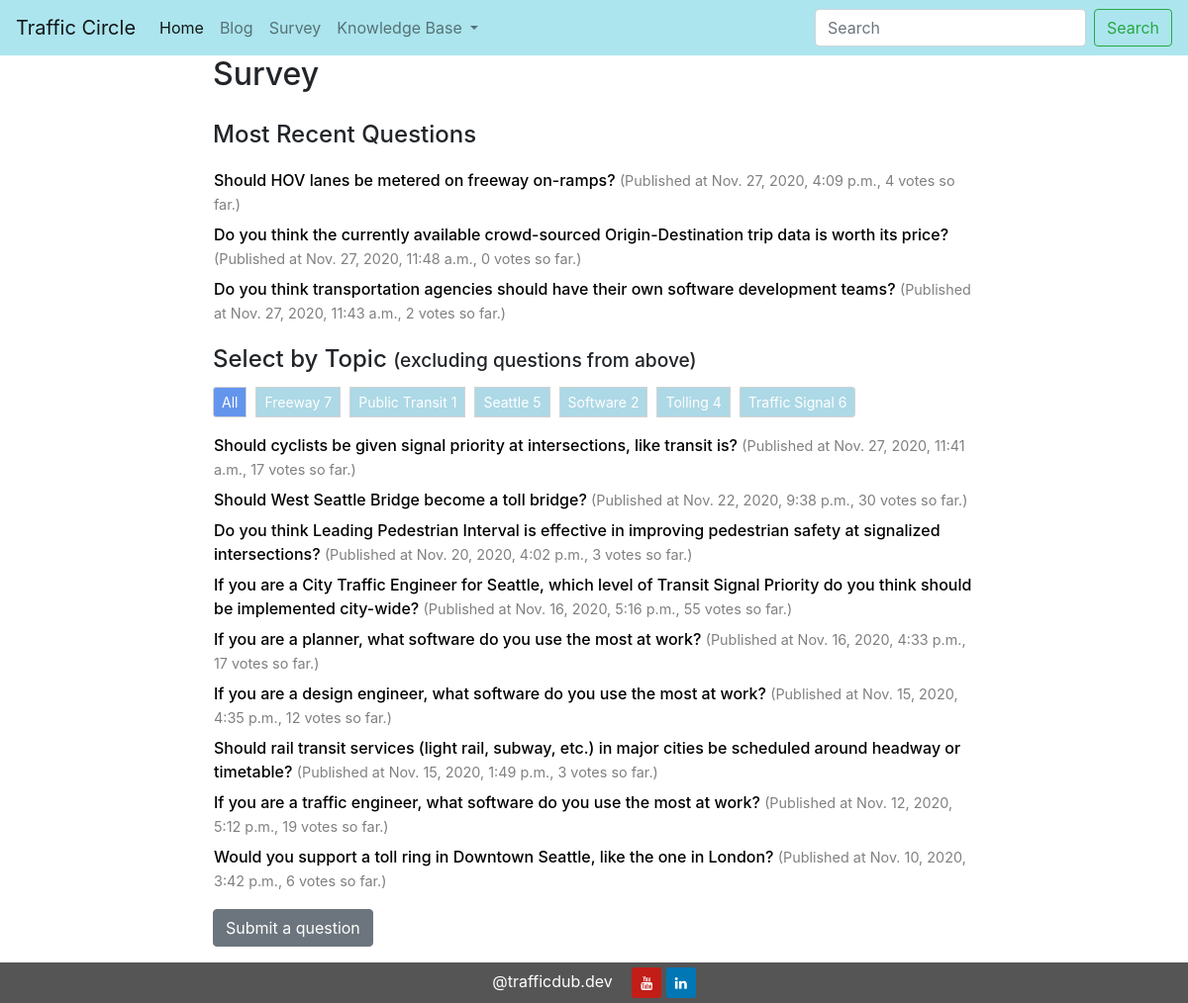
Screenshot of /polls/ with the database file from the repository.
### polls/models.py (models this page shows, shortened)
class Question(models.Model):
    question_text = models.CharField(max_length=200)
    pub_date = models.DateTimeField('date published')
    topic = models.ManyToManyField(Topic, related_name='questions')
    def was_published_recently(self):
        now = timezone.now()
        return now - dt.timedelta(days=14) <= self.pub_date <= now
    was_published_recently.admin_order_field = 'pub_date'
    was_published_recently.boolean = True
    was_published_recently.short_description = 'Published recently?'

class Topic(models.Model):
    topic_text = models.CharField(max_length=64, blank=True)
    def __str__(self):
        return self.topic_text

### polls/views.py (the view)
# urls.py: path('', views.IndexView.as_view(), name='index'),
class IndexView(generic.ListView):
    template_name = 'polls/index.html'
    context_object_name = 'all_questions'
    def get_queryset(self):
        return Question.objects.order_by('-pub_date')
    def get_context_data(self, **kwargs):
        context = super(IndexView,self).get_context_data(**kwargs)
        context['votes'] = Choice.objects.values('question').annotate(total_vote=Sum('votes'))
        context['topics'] = Topic.objects.order_by('topic_text')
        return context

### polls/templatetags/polls_extras.py (called while the page is built)
@register.filter(name='get_total_vote_by_q_id')
def get_total_vote_by_q_id(choices_set, id):
    return choices_set.filter(question=id)[0]['total_vote']

@register.filter(name='get_recent_questions')
def get_recent_questions(questions, count):
    return questions[:count]

@register.filter(name='get_non_recent_questions')
def get_non_recent_questions(questions, count):
    return questions[count:]

@register.filter(name='get_non_recent_questions_by_topic')
def get_non_recent_questions_by_topic(topic):
    return topic.questions.exclude(pub_date__gt=getattr(Question.objects.order_by('-pub_date')[3], 'pub_date'))

### polls/templates/polls/index.html (shortened to what this page needs)
{% extends "polls/layout.html" %}
{% load polls_extras %}
{% load static %}
{% block polls_body%}
    <div>
        <h2>Survey</h2>
        <h4 id="recent-questions">Most Recent Questions</h4>
        {% if all_questions %}
        <div class="recent">
            {% for question in all_questions|get_recent_questions:3 %}
            <button class="btn btn-link q-text question-{{ question.id }}" id="recent-question-{{ question.id }}" type="button" data-toggle="collapse" data-target=".collapse-{{ question.id }}" data-questionId="{{ question.id }}" aria-expanded="true" aria-controls="q-choices-{{ question.id }}">
                {{ question.question_text }} <span class="publish-info">(Published at {{ question.pub_date }}, {{ votes|get_total_vote_by_q_id:question.id}} vote{{ votes|get_total_vote_by_q_id:question.id|pluralize}} so far.)</span>
            </button>
            {% endfor %}
        </div>
        {% else %}
            <p>No survey questions available.</p>
        {% endif %}
    </div>
    <div>
        <h4 id="select-by-topic">Select by Topic <span id="smaller-h4">(excluding questions from above)</span></h4>
        <div class="btn-group btn-group-sm btn-group-toggle btn-group-topic" data-toggle="buttons">
            <label class="btn btn-secondary btn-topic" id="t-All" data-topic='t-All'>
                <form>
                    <input type="radio" class="input-btn-topic" id="input-t-All"> All
                </form>
            </label>
            {% for topic in topics %}
            <label class="btn btn-secondary btn-topic" id="t-{{ topic.id }}" data-topic='t-{{ topic.id }}'>
                <form>
                    <input type="radio" class="input-btn-topic" id="input-t-{{ topic.id }}"> {{ topic }} {{topic.id}}
                </form>
            </label>
            {% endfor %}
        </div>
        <div class='question-filtered-by-topic'>
            <div class="t-All topic-select">
                {% for question in all_questions|get_non_recent_questions:3 %}
                <button class="btn btn-link q-text question-{{ question.id }}" id="t-All-question-{{ question.id }}" type="button" data-toggle="collapse" data-target=".collapse-{{ question.id }}" data-questionId="{{ question.id }}" aria-expanded="true" aria-controls="q-choices-{{ question.id }}">
                    {{ question.question_text }} <span class="publish-info">(Published at {{ question.pub_date }}, {{ votes|get_total_vote_by_q_id:question.id}} vote{{ votes|get_total_vote_by_q_id:question.id|pluralize}} so far.)</span>
                </button>
                {% endfor %}
            </div>
        </div>
    </div>
    <p>
        <div>
            <a href="{% url 'polls:add_question'%}" role="button" class="btn btn-secondary btn-mi">Submit a question</a>
        </div>
    </p>
{% endblock %}

### polls/templates/polls/index.html (style rules this page uses)
.btn-topic { background-color:lightblue !important; border-color: lightgray; margin-right:10px; }
.btn-topic:active, .btn-topic.active { background-color:cornflowerblue !important; border-color: lightgray !important; margin-right:10px; }
.btn-group-topic { margin-bottom: 10px; }
.q-text { color: black; padding: 0; text-align: left; width: 100%; font-weight: 500; margin-top: 5px; }
#smaller-h4 { font-size: 0.8em; }
#select-by-topic, #recent-questions { padding-top: 20px; padding-bottom: 5px; }
.publish-info { color: gray; font-size: 0.9em; font-weight: normal; }

### rows the page displays
Question: question_text "Should HOV lanes be metered on freeway on-ramps?", pub_date "Nov. 27, 2020, 4:09 p.m.", id "4"
Question: question_text "Do you think the currently available crowd-sourced Origin-Destination trip data is worth its price?", pub_date "Nov. 27, 2020, 11:48 a.m.", id "0"
Question: question_text "Do you think transportation agencies should have their own software development teams?", pub_date "Nov. 27, 2020, 11:43 a.m.", id "2"
Topic: topic_text "Freeway", id "7"
Topic: topic_text "Public Transit", id "1"
Topic: topic_text "Seattle", id "5"
Topic: topic_text "Software", id "2"
Topic: topic_text "Tolling", id "4"
Topic: topic_text "Traffic Signal", id "6"
Question: question_text "Should cyclists be given signal priority at intersections, like transit is?", pub_date "Nov. 27, 2020, 11:41 a.m.", id "17"
Question: question_text "Should West Seattle Bridge become a toll bridge?", pub_date "Nov. 22, 2020, 9:38 p.m.", id "30"
Question: question_text "Do you think Leading Pedestrian Interval is effective in improving pedestrian safety at signalized intersections?", pub_date "Nov. 20, 2020, 4:02 p.m.", id "3"
Question: question_text "If you are a City Traffic Engineer for Seattle, which level of Transit Signal Priority do you think should be implemented city-wide?", pub_date "Nov. 16, 2020, 5:16 p.m.", id "55"
Question: question_text "If you are a planner, what software do you use the most at work?", pub_date "Nov. 16, 2020, 4:33 p.m.", id "17"
Question: question_text "If you are a design engineer, what software do you use the most at work?", pub_date "Nov. 15, 2020, 4:35 p.m.", id "12"
Question: question_text "Should rail transit services (light rail, subway, etc.) in major cities be scheduled around headway or timetable?", pub_date "Nov. 15, 2020, 1:49 p.m.", id "3"
Question: question_text "If you are a traffic engineer, what software do you use the most at work?", pub_date "Nov. 12, 2020, 5:12 p.m.", id "19"
Question: question_text "Would you support a toll ring in Downtown Seattle, like the one in London?", pub_date "Nov. 10, 2020, 3:42 p.m.", id "6"
